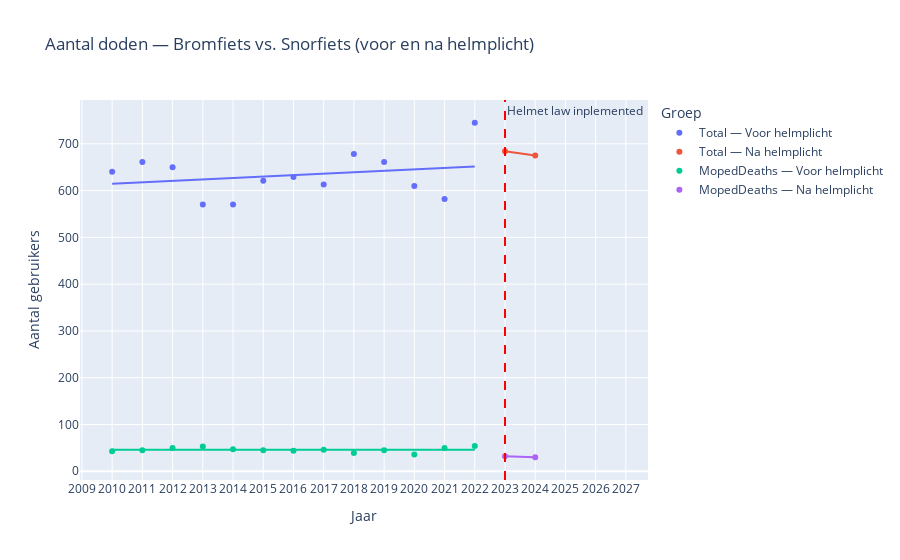

The notebook cell saved with this chart:
### Code cell
df2 = df2.rename(columns={
    "Perioden": "Year",
    "Totaal": "Total",
    "Brom/Snorfiets": "MopedDeaths"
})[["Year", "Total", "MopedDeaths"]]

long = df2.melt(id_vars="Year",
                value_vars=["Total", "MopedDeaths"],
                var_name="Serie", value_name="Aantal")



# 2) Zorg dat Year/Aantal numeriek zijn
long["Year"] = pd.to_numeric(long["Year"], errors="coerce")
long["Aantal"] = pd.to_numeric(long["Aantal"], errors="coerce")

# 3) Periode-labels + gecombineerde groep
long["Periode"] = np.where(long["Year"] < 2023, "Voor helmplicht", "Na helmplicht")
long["Groep"] = long["Serie"] + " — " + long["Periode"]

# 4) Plot met OLS-trendlijnen per groep
fig = px.scatter(
    long,
    x="Year", y="Aantal",
    color="Groep",               # 4 groepen => 4 trendlijnen
    trendline="ols",
    trendline_scope="trace",     # per kleur-trace
    labels={"Year": "Jaar", "Aantal": "Aantal gebruikers"},
    title="Aantal doden — Bromfiets vs. Snorfiets (voor en na helmplicht)"
)
fig.add_vline(x=2023, line_dash="dash", line_color="red",
              annotation_text="Helmet law inplemented ", annotation_position="top right")


fig.update_layout(xaxis=dict(dtick=1))
fig.show()

### Figure 1 — Plotly figure (JSON) as saved in the notebook; plotly's stock layout.template omitted (floating-point values rounded to 4 significant figures)
{"data": [{"hovertemplate": "Groep=Total — Voor helmplicht<br>Jaar=%{x}<br>Aantal gebruikers=%{y}<extra></extra>", "legendgroup": "Total — Voor helmplicht", "marker": {"color": "#636efa", "symbol": "circle"}, "mode": "markers", "name": "Total — Voor helmplicht", "orientation": "v", "showlegend": true, "type": "scatter", "x": [2010, 2011, 2012, 2013, 2014, 2015, 2016, 2017, 2018, 2019, 2020, 2021, 2022], "xaxis": "x", "y": [640, 661, 650, 570, 570, 621, 629, 613, 678, 661, 610, 582, 745], "yaxis": "y"}, {"hovertemplate": "<b>OLS trendline</b><br>Aantal = 3.05495 * Year + -5525.69<br>R<sup>2</sup>=0.060440<br><br>Groep=Total — Voor helmplicht<br>Jaar=%{x}<br>Aantal gebruikers=%{y} <b>(trend)</b><extra></extra>", "legendgroup": "Total — Voor helmplicht", "marker": {"color": "#636efa", "symbol": "circle"}, "mode": "lines", "name": "Total — Voor helmplicht", "showlegend": false, "type": "scatter", "x": [2010, 2011, 2012, 2013, 2014, 2015, 2016, 2017, 2018, 2019, 2020, 2021, 2022], "xaxis": "x", "y": [614.7, 617.8, 620.9, 623.9, 627.0, 630.0, 633.1, 636.1, 639.2, 642.2, 645.3, 648.4, 651.4], "yaxis": "y"}, {"hovertemplate": "Groep=Total — Na helmplicht<br>Jaar=%{x}<br>Aantal gebruikers=%{y}<extra></extra>", "legendgroup": "Total — Na helmplicht", "marker": {"color": "#EF553B", "symbol": "circle"}, "mode": "markers", "name": "Total — Na helmplicht", "orientation": "v", "showlegend": true, "type": "scatter", "x": [2023, 2024], "xaxis": "x", "y": [684, 675], "yaxis": "y"}, {"hovertemplate": "<b>OLS trendline</b><br>Aantal = -9 * Year + 18891<br>R<sup>2</sup>=1.000000<br><br>Groep=Total — Na helmplicht<br>Jaar=%{x}<br>Aantal gebruikers=%{y} <b>(trend)</b><extra></extra>", "legendgroup": "Total — Na helmplicht", "marker": {"color": "#EF553B", "symbol": "circle"}, "mode": "lines", "name": "Total — Na helmplicht", "showlegend": false, "type": "scatter", "x": [2023, 2024], "xaxis": "x", "y": [684.0, 675.0], "yaxis": "y"}, {"hovertemplate": "Groep=MopedDeaths — Voor helmplicht<br>Jaar=%{x}<br>Aantal gebruikers=%{y}<extra></extra>", "legendgroup": "MopedDeaths — Voor helmplicht", "marker": {"color": "#00cc96", "symbol": "circle"}, "mode": "markers", "name": "MopedDeaths — Voor helmplicht", "orientation": "v", "showlegend": true, "type": "scatter", "x": [2010, 2011, 2012, 2013, 2014, 2015, 2016, 2017, 2018, 2019, 2020, 2021, 2022], "xaxis": "x", "y": [43, 45, 50, 53, 47, 45, 44, 46, 39, 45, 36, 50, 54], "yaxis": "y"}, {"hovertemplate": "<b>OLS trendline</b><br>Aantal = -0.021978 * Year + 90.2308<br>R<sup>2</sup>=0.000283<br><br>Groep=MopedDeaths — Voor helmplicht<br>Jaar=%{x}<br>Aantal gebruikers=%{y} <b>(trend)</b><extra></extra>", "legendgroup": "MopedDeaths — Voor helmplicht", "marker": {"color": "#00cc96", "symbol": "circle"}, "mode": "lines", "name": "MopedDeaths — Voor helmplicht", "showlegend": false, "type": "scatter", "x": [2010, 2011, 2012, 2013, 2014, 2015, 2016, 2017, 2018, 2019, 2020, 2021, 2022], "xaxis": "x", "y": [46.05, 46.03, 46.01, 45.99, 45.97, 45.95, 45.92, 45.9, 45.88, 45.86, 45.84, 45.81, 45.79], "yaxis": "y"}, {"hovertemplate": "Groep=MopedDeaths — Na helmplicht<br>Jaar=%{x}<br>Aantal gebruikers=%{y}<extra></extra>", "legendgroup": "MopedDeaths — Na helmplicht", "marker": {"color": "#ab63fa", "symbol": "circle"}, "mode": "markers", "name": "MopedDeaths — Na helmplicht", "orientation": "v", "showlegend": true, "type": "scatter", "x": [2023, 2024], "xaxis": "x", "y": [32, 30], "yaxis": "y"}, {"hovertemplate": "<b>OLS trendline</b><br>Aantal = -2 * Year + 4078<br>R<sup>2</sup>=1.000000<br><br>Groep=MopedDeaths — Na helmplicht<br>Jaar=%{x}<br>Aantal gebruikers=%{y} <b>(trend)</b><extra></extra>", "legendgroup": "MopedDeaths — Na helmplicht", "marker": {"color": "#ab63fa", "symbol": "circle"}, "mode": "lines", "name": "MopedDeaths — Na helmplicht", "showlegend": false, "type": "scatter", "x": [2023, 2024], "xaxis": "x", "y": [32.0, 30.0], "yaxis": "y"}], "layout": {"annotations": [{"showarrow": false, "text": "Helmet law inplemented ", "x": 2023, "xanchor": "left", "xref": "x", "y": 1, "yanchor": "top", "yref": "y domain"}], "legend": {"title": {"text": "Groep"}, "tracegroupgap": 0}, "shapes": [{"line": {"color": "red", "dash": "dash"}, "type": "line", "x0": 2023, "x1": 2023, "xref": "x", "y0": 0, "y1": 1, "yref": "y domain"}], "title": {"text": "Aantal doden — Bromfiets vs. Snorfiets (voor en na helmplicht)"}, "xaxis": {"anchor": "y", "domain": [0, 1], "dtick": 1, "title": {"text": "Jaar"}}, "yaxis": {"anchor": "x", "domain": [0, 1], "title": {"text": "Aantal gebruikers"}}}}
